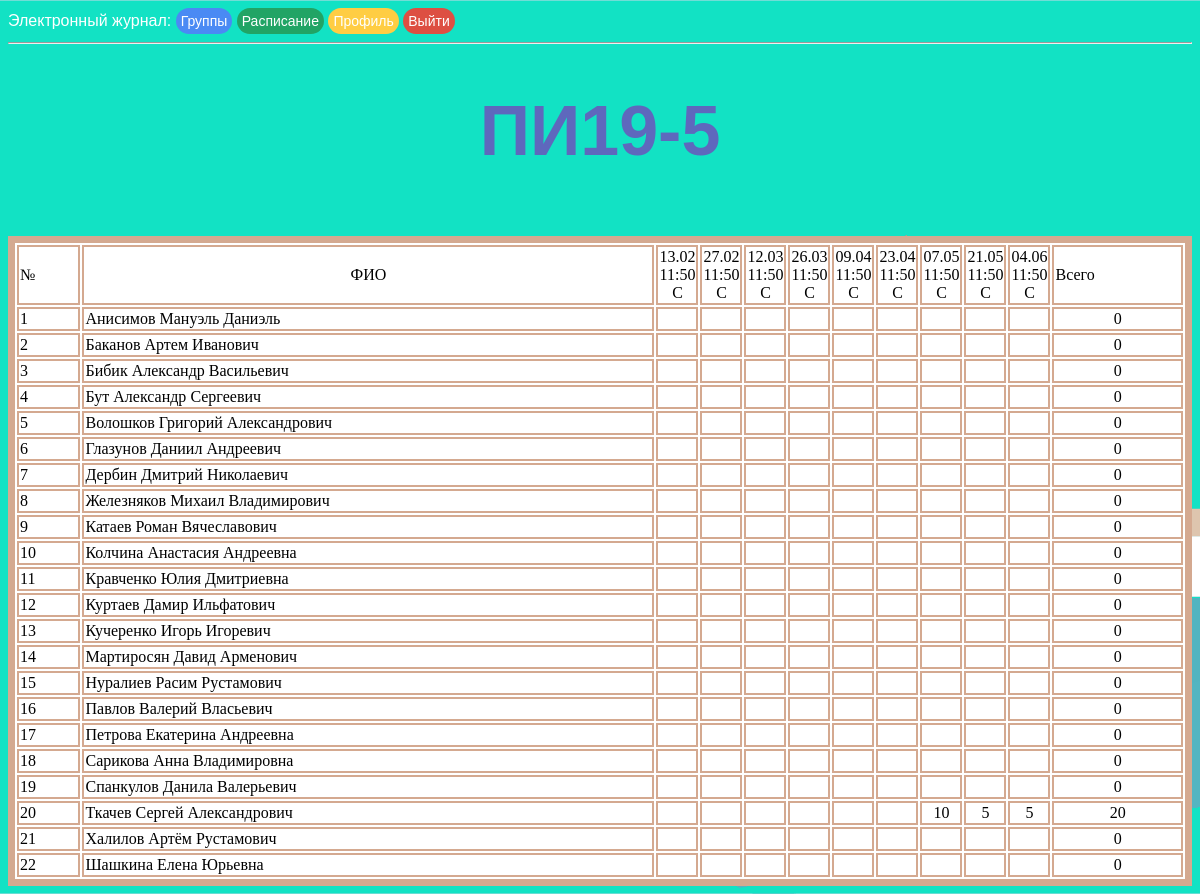
Page /grades/ПИ19-5 (signed in) on the committed database.
### app/models.py (models this page shows, shortened)
class Schedule(db.Model):
    id = db.Column(db.Integer, primary_key=True)
    date = db.Column(db.DateTime, index=True)
    prepod_id = db.Column(db.Integer, index=True)
    zan_type = db.Column(db.String(12), index=True)
    groups = db.Column(db.String(10), index=True)
    dz = db.Column(db.String(140))
    grades = db.relationship('Grades', backref='schedule', lazy='dynamic')

class User(UserMixin, db.Model):
    id = db.Column(db.Integer, primary_key=True)
    priority = db.Column(db.String(64))
    surname = db.Column(db.String(64), index=True)
    name = db.Column(db.String(64), index=True)
    patronymic = db.Column(db.String(64), index=True)
    email = db.Column(db.String(120), index=True, unique=True)
    phone = db.Column(db.Integer, index=True, unique=True)
    groups = db.Column(db.String(60), index=True)
    password_hash = db.Column(db.String(128))
    about_me = db.Column(db.String(140))
    last_seen = db.Column(db.DateTime, default=datetime.today)
    @login.user_loader
    def load_user(id):
        return User.query.get(int(id))

### app/routes.py (the view)
@app.route('/grades/<group>', methods=['GET', 'POST'])
@login_required
def grades(group):
    if current_user.priority == 'Преподаватель':
        students_of_group = User.query.filter_by(groups=group).all()
        dz_now = None
        now = datetime.combine(datetime.now().date(), time(0, 0))
        dz = list(filter(lambda x: group in x.groups, Schedule.query.filter_by(prepod_id=current_user.id).filter(
            and_(now <= Schedule.date, Schedule.date < (now + timedelta(weeks=2)))).all()))
        if dz:
            dz_now = dz[0].dz
        zan = sorted(filter(lambda x: group in x.groups, Schedule.query.filter_by(prepod_id=current_user.id).all()),
                     key=lambda x: x.date)
        d = dict(zip(map(lambda x: x.id, students_of_group),
                     (dict(zip(map(lambda x: x.date.date(), zan),
                               map(lambda x: {}, zan))) for _ in range(len(students_of_group)))))
        for i in students_of_group:
            for j in zan:
                d[i.id][j.date.date()][j.date.time()] = [j.id, None]
        for i in d:
            print(i, d[i])
        for i in zan:
            gr = i.grades.all()
            for j in gr:
                if j.user_id in d:
                    d[j.user_id][j.date][i.date.time()][1] = j.grade
        return render_template('grades.html', title='Список студентов', group=group, students=students_of_group,
                               zan=zan, grades=d, dz_now=dz_now)
    else:
        return redirect(url_for('journal'))

### app/routes.py (called while the page is built)
@app.before_request
def before_request():
    if current_user.is_authenticated:
        current_user.last_seen = datetime.today()
        db.session.commit()

### app/templates/grades.html (shortened to what this page needs)
<!DOCTYPE html>
<html>
{% extends "base.html" %}
{% block content %}
<head>
</head>
<body>
<h1 id="cur_group">{{group}}</h1>
<br>
<div class="schedule">
    <table style="background:white; width:100%">
        <tr>
            <td>№</td>
            <td style="text-align: center;">ФИО</td>
            {% for i in zan%}
                <td style="text-align:center;" id="{{i.id}}" class="zan">
                    {% if i.date.day < 10 %}0{%endif%}{{i.date.day}}.{% if i.date.month < 10 %}0{%endif%}{{i.date.month}}
                    {{i.date.time().strftime('%H:%M')}}
                    {{ i.zan_type[0] }}
                </td>
            {%endfor%}
            <td>Всего</td>
        </tr>
        {% for i in grades%}
        {% set summa = [0] %}
        <tr id="{{loop.index}}">
            {%set ix = loop.index-1 %}
            <td>{{ix+1}}</td>
            <td id="fio{{ix+1}}" style="width: 50%;">{{students[ix].surname}} {{students[ix].name}} {{students[ix].patronymic}}</td>
            {% for k in grades[i]%}
                {%set jx = loop.index - 1%}
                {% for t in grades[i][k] %}
                    <td style="text-align:center;" width="35px" id="{{ix+1}}d{{jx+1}}t{{loop.index}}" data-zan_id="{{grades[i][k][t][0]}}" data-student="{{students[ix].id}}" data-date="{{k}}" class="stud">
                        {% set gr = grades[i][k][t][1] %}
                        {% if gr %}
                            {{gr}}
                        {% endif %}
                    </td>
                {% endfor %}
            {%endfor%}
            <td style="text-align:center;" id="summa{{ix+1}}">{{summa.pop()}}</td>
        </tr>
        {%endfor%}
    </table>
</div>
</body>
</html>
{% endblock %}

### app/static/css/style.css (style rules this page uses)
body { background-color: azure }
h1 { color: #5e68bd; text-align: center; font-size: 70px; font-family: arial; }
td, table, tr, .schedule { border: 2px solid #d4a990; color:black; font-family: calibri; background:white; }
.schedule { margin-top: 5%; border: 5px solid #d4a990; margin: 0 auto; }
body { background: url("/static/images/background-min.png"); color:#fff ; background-attachment: scroll; background-repeat: repeat-x; background-size:cover; }

### rows in the picture
Schedule: date.day "13", shows "0", date.month "2", date.time "11:50", zan_type "С"
Schedule: date.day "27", shows "0", date.month "2", date.time "11:50", zan_type "С"
Schedule: date.day "12", shows "0", date.month "3", date.time "11:50", zan_type "С"
Schedule: date.day "26", shows "0", date.month "3", date.time "11:50", zan_type "С"
Schedule: shows "0", date.day "9", date.month "4", date.time "11:50", zan_type "С"
Schedule: date.day "23", shows "0", date.month "4", date.time "11:50", zan_type "С"
Schedule: shows "0", date.day "7", date.month "5", date.time "11:50", zan_type "С"
Schedule: date.day "21", shows "0", date.month "5", date.time "11:50", zan_type "С"
Schedule: shows "0", date.day "4", date.month "6", date.time "11:50", zan_type "С"
User: surname "Анисимов", name "Мануэль", patronymic "Даниэль"
User: surname "Баканов", name "Артем", patronymic "Иванович"
User: surname "Бибик", name "Александр", patronymic "Васильевич"
User: surname "Бут", name "Александр", patronymic "Сергеевич"
User: surname "Волошков", name "Григорий", patronymic "Александрович"
User: surname "Глазунов", name "Даниил", patronymic "Андреевич"
User: surname "Дербин", name "Дмитрий", patronymic "Николаевич"
User: surname "Железняков", name "Михаил", patronymic "Владимирович"
User: surname "Катаев", name "Роман", patronymic "Вячеславович"
User: surname "Колчина", name "Анастасия", patronymic "Андреевна"
User: surname "Кравченко", name "Юлия", patronymic "Дмитриевна"
User: surname "Куртаев", name "Дамир", patronymic "Ильфатович"
User: surname "Кучеренко", name "Игорь", patronymic "Игоревич"
User: surname "Мартиросян", name "Давид", patronymic "Арменович"
User: surname "Нуралиев", name "Расим", patronymic "Рустамович"
User: surname "Павлов", name "Валерий", patronymic "Власьевич"
User: surname "Петрова", name "Екатерина", patronymic "Андреевна"
User: surname "Сарикова", name "Анна", patronymic "Владимировна"
User: surname "Спанкулов", name "Данила", patronymic "Валерьевич"
User: surname "Ткачев", name "Сергей", patronymic "Александрович"
User: surname "Халилов", name "Артём", patronymic "Рустамович"
User: surname "Шашкина", name "Елена", patronymic "Юрьевна"

### other values in the picture
{{ group }} "ПИ19-5"
{{ ix+1 }} "1" "2" "3" "4" "5" "6" "7" "8" "9" "10" "11" "12" "13" "14" "15" "16" "17" "18" "19" "20" "21" "22"
{{ summa.pop() }} "0" "0" "0" "0" "0" "0" "0" "0" "0" "0" "0" "0" "0" "0" "0" "0" "0" "0" "0" "20" "0" "0"
{{ gr }} "10" "5" "5"
